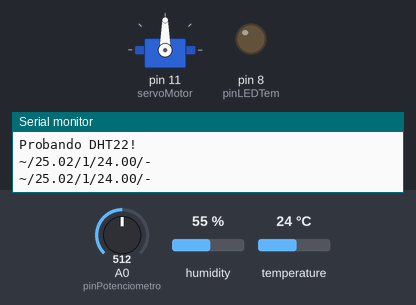
This sketch was run on a simulated Arduino Uno, built with avr-gcc and run on an emulated ATmega328P. Shown: servo, output pins drawn as LEDs (lit = HIGH), the last lines printed to the serial monitor. The inputs (shaded band) are chosen by the test bench; at power-on: temperature 24 °C, A0 (pinPotenciometro) = 512, humidity 55 %.

Above: at 5.3 s.
5.4 s: temperature set to 25.6 °C
At 8.9 s:
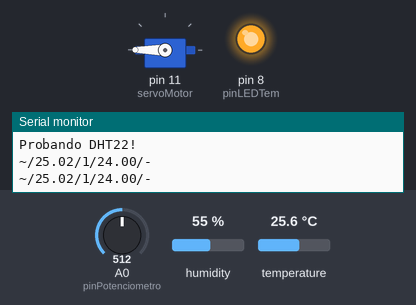
12.7 s: A0 (pinPotenciometro) set to 540
At 15.5 s:
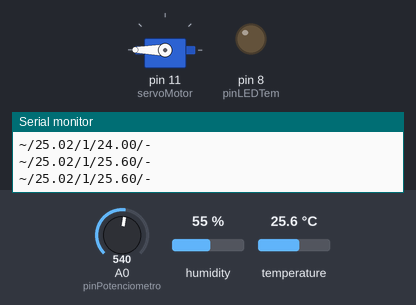
16.5 s: A0 (pinPotenciometro) set to 511
At 18.4 s:
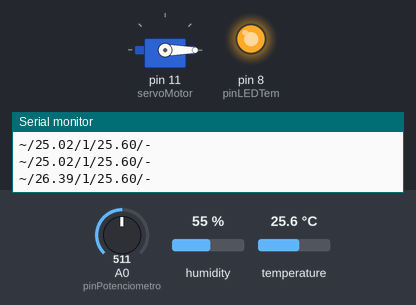
23.8 s: A0 (pinPotenciometro) set to 716
At 26.7 s:
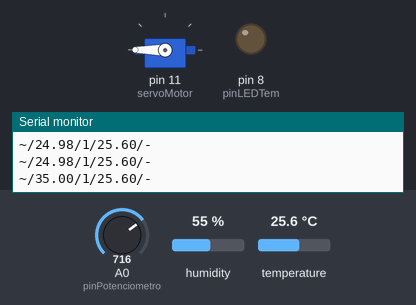
Timing chart, 0 to 28.2 s (numbered marks = the images above; inputs shaded):
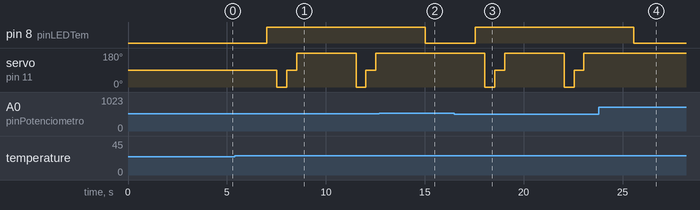

The sketch:

codigoArduinoFinal.ino
```cpp
#include <DHT.h>
#define DHTTYPE DHT22
#include <Servo.h>

const int DHTPin = 6;

float valorPotenciometro;
const int pinPotenciometro = A0;

const int pinLEDTem = 8;

float maxVoltaje=5.0;

DHT dht(DHTPin, DHTTYPE);
Servo servoMotor;

void setup()
{
   Serial.begin(9600);
   Serial.println("Probando DHT22!");
  pinMode(pinLEDTem, OUTPUT);
   dht.begin();
    servoMotor.attach(11);
}

void loop()
{
   delay(2000);

   float t = dht.readTemperature();

   if (isnan(t))
   {
      Serial.println("No se pudo leer el sensor DHT!");
      return;
   }
 valorPotenciometro = analogRead(pinPotenciometro);

   float temperatura= convertidorVoltajeACentigrados(valorPotenciometro,t);

      Serial.print("~/");
   Serial.print(temperatura);
   Serial.print('/');
   Serial.print(1);
   Serial.print('/');
   Serial.print(t);
     Serial.print('/');
     Serial.println("-");
}


float convertidorVoltajeACentigrados(float valorAnalogico,float tempDHT11){
    //Primero convertimos el valor a analógico a voltaje del valor del potenciometro
    float voltaje=(valorPotenciometro*maxVoltaje)/1023;
    //temperatura maxima de un invernadero es de 30 grados.
    //40 => 5V
    float temperaturaCelsius =(voltaje*50)/maxVoltaje;
    if(tempDHT11>=temperaturaCelsius){
     digitalWrite(pinLEDTem,HIGH);
      delay(500);
        servoMotor.write(0);
    // Esperamos .5 segundo
        delay(500);

    // Desplazamos a la posición 90º
      servoMotor.write(90);
    // Esperamos 1 segundo
      delay(500);

    // Desplazamos a la posición 180º
      servoMotor.write(180);
    // Esperamos 1 segundo
      delay(500);

    }else{
      digitalWrite(pinLEDTem,LOW);
      delay(500);
    }

    return temperaturaCelsius;
}
```

Measured:
- the behaviour switches between 25 and 25.1 °C on temperature (found by bisection; images 0 and 1)
- the behaviour switches between 523 and 524 on A0 (pinPotenciometro) (found by bisection; images 1 and 2)
- after the input at 5.4 s, pin 8 (pinLEDTem): LOW → HIGH after 1.6 s; servo on pin 11 (servoMotor): 90° → 0° after 2.1 s, → 90° 0.50 s later, → 180° 0.50 s later, → 0° 3.0 s later, … (6 changes in this stretch)
- after the input at 12.7 s, pin 8 (pinLEDTem): HIGH → LOW after 2.3 s; servo on pin 11 (servoMotor): stays 180° (without the input it goes to 0° after 2.8 s)
- after the input at 16.5 s, pin 8 (pinLEDTem): LOW → HIGH after 1.0 s; servo on pin 11 (servoMotor): 180° → 0° after 1.5 s, → 90° 0.50 s later, → 180° 0.50 s later, → 0° 3.0 s later, … (6 changes in this stretch)
- after the input at 23.8 s, pin 8 (pinLEDTem): HIGH → LOW after 1.8 s; servo on pin 11 (servoMotor): stays 180° (without the input it goes to 0° after 2.3 s)
